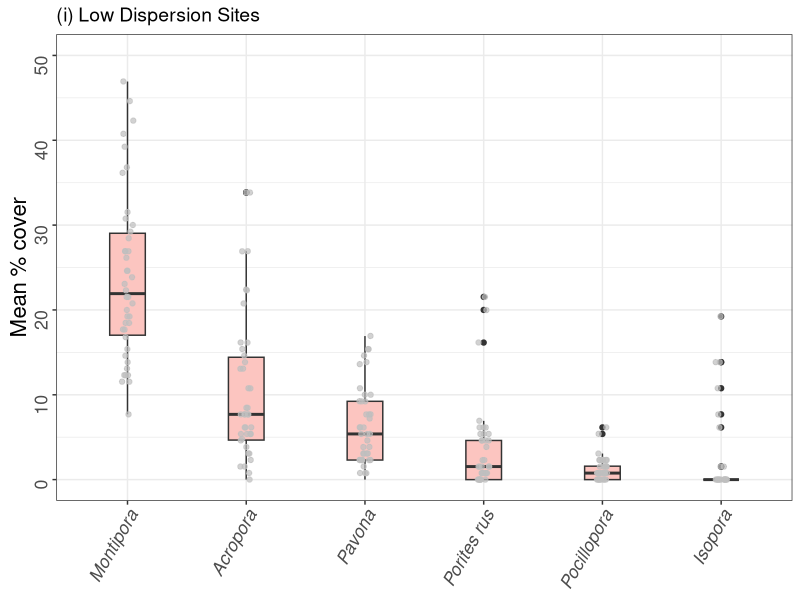
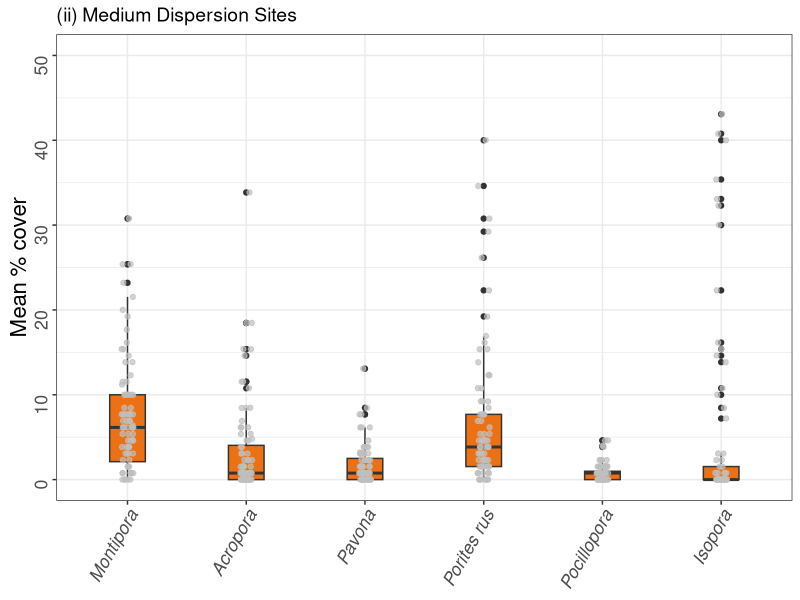
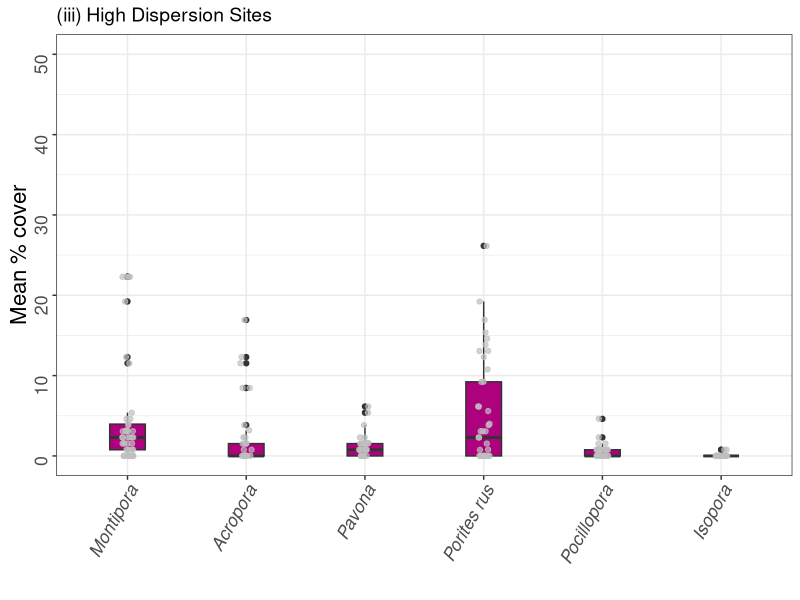
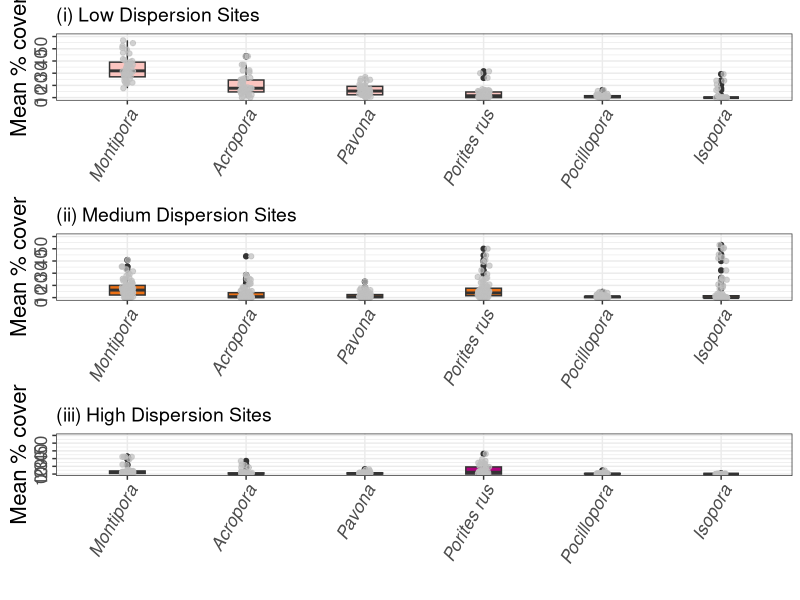
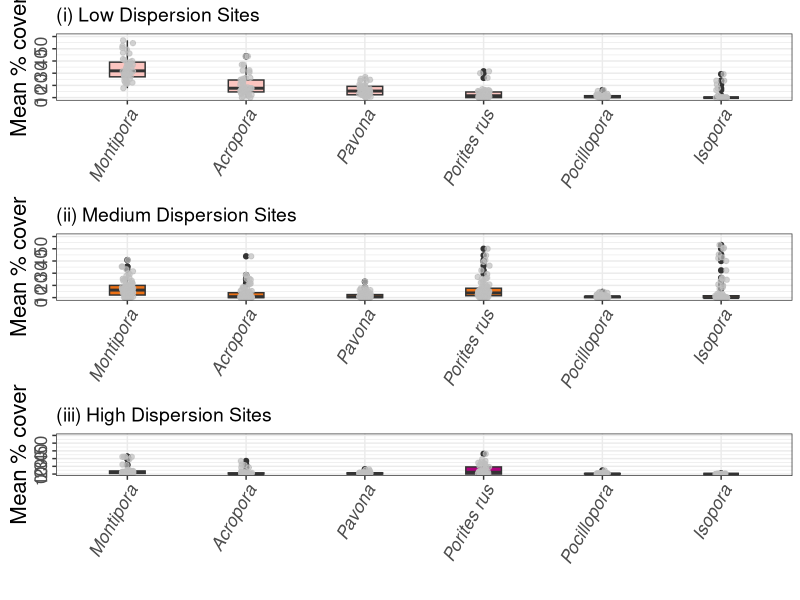
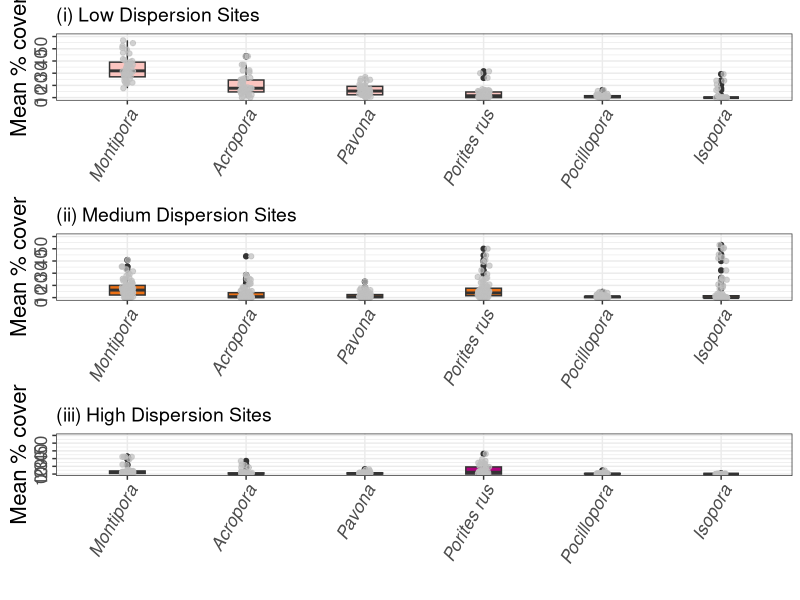
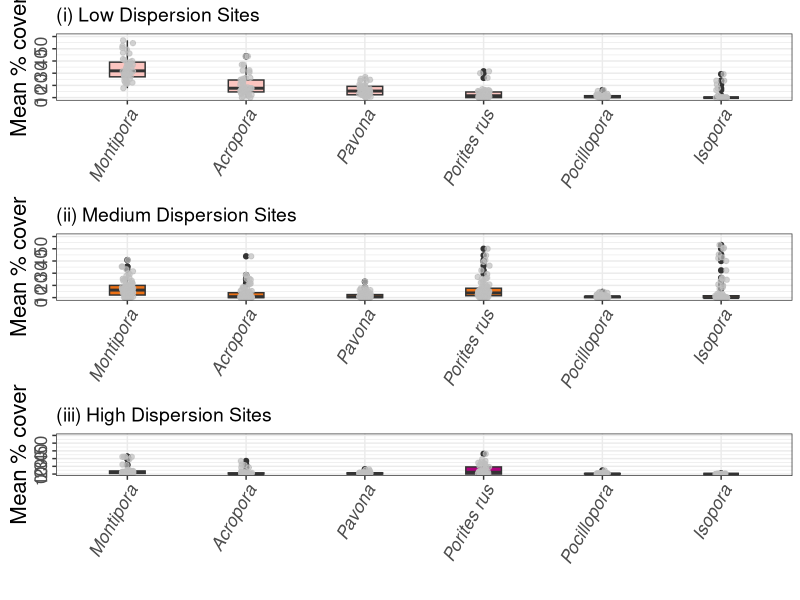
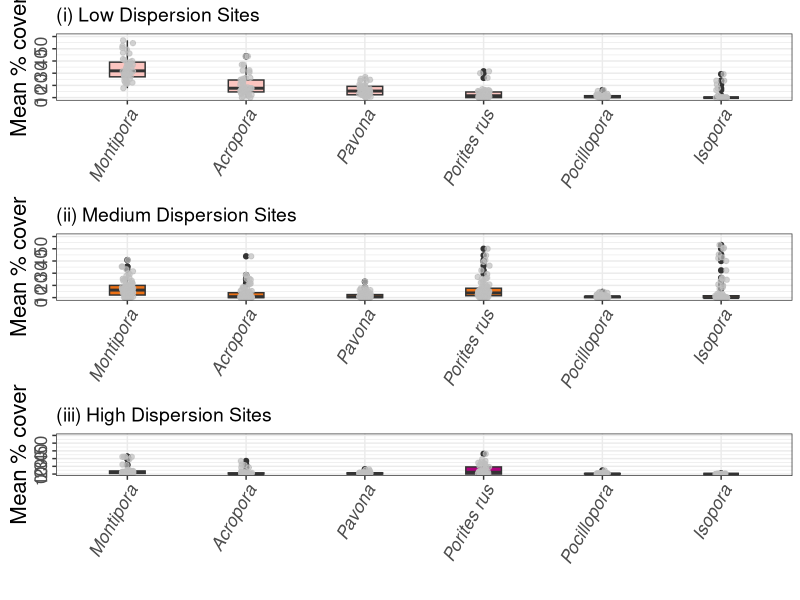

Write the R code that produced these figures, in order.
## 4. Graphics
## e) Visualisation of dispersion results - CORAL GENERA
## Description: Boxplots for dispersion cateogires for kwy coral genera
## Alice Lawrence | alice.lawrence@bangor.ac.uk
## 2nd July 2024 (edited 6th Jan 2025)


## load libraries ------------------------------------------
install.packages("tidyverse")   
install.packages("gridExtra")   
install.packages("forcats")      
install.packages("terra")       
install.packages("ggpubr")
install.packages("ggtext")      # add italicised text into plots


library(tidyverse) 
library(gridExtra)  
library(forcats)
library(terra)    
library(ggpubr)
library(ggtext)



#import data
# coral genera
coral_trans <- read.csv("data_output/benthic_transects_mean_coral.csv")

# remove  X column
coral_trans <- select(coral_trans, c(-X))

# split site_transect column into 2 new ones
coral_trans <- coral_trans %>% 
  tidyr::separate(site_transect, c("sitename", "transect"), sep = "_", remove = FALSE) 

# dispersion
disp_cat <- read.csv("data_output/dispersion_major_site.csv")

# remove  X column
disp_cat <- select(disp_cat, c(-X))



# merge dataframes
coral_trans_disp <- merge(disp_cat, coral_trans, by = 'sitename', all.x=TRUE)


# remove unwanted columns
coral_trans_disp <- select(coral_trans_disp, -c(2, 3, 4,7)) 


# convert to factors: sitename, rank, dispersion
coral_site_trans <- 
  coral_trans_disp %>% 
  mutate(across (c(sitename, site_transect, dispersion) , as.factor))

str(coral_site_trans)
levels(coral_site_trans$sitename)
levels(coral_site_trans$dispersion)


# reorder levels in dispersion category factor #
coral_site_trans$dispersion <- factor(coral_site_trans$dispersion,
                                      levels = c('Low', 'Med', 'High'),
                                      labels = c('Low', 'Med', 'High'))

levels(coral_site_trans$dispersion)
unique(coral_site_trans$dispersion)

# summary plots - reorder x axis to L - M - H
level_orderX <- c("Low", "Med", "High")


# save to file
write.csv(file = "data_output/coral_site_trans.csv", coral_site_trans)



## Figure 6B SUMMARY BOXPLOTS Coral ALTERNATIVE Dec 2024 ----
# MEAN coral genera per dispersion category
coral_trans_disp_values <- group_by(coral_trans_disp, dispersion)

coral_trans_disp_mean <- summarise_all(coral_trans_disp_values, mean)

coral_trans_disp_mean <- select(coral_trans_disp_mean, -c(2,3,4))

write.csv(file = "data_output/coral_trans_disp_mean.csv", coral_trans_disp_mean)


# same for se
# create function to calculate Standard Error SE
std.error<-function(x){
  sqrt(var(x)/length(x))
}

coral_trans_disp_se <- summarise_all(coral_trans_disp_values, std.error)

coral_trans_disp_se <- select(coral_trans_disp_se, -c(2,3,4))

write.csv(file = "data_output/coral_trans_disp_se.csv", coral_trans_disp_se)


# create new column for all ACROPORA - 'ACROTBL', 'ACROP', 'ACROPARB', 'ACROTBL'
coral_wide <- coral_trans_disp %>% 
  mutate(ACROPORA = c(ACROTBL + ACROP + ACROPARB + ACROTBL))

# select columns 
coral_wide <- select(coral_wide, c(sitename, site_transect, dispersion, MONTI, ACROPORA, PAV, POC, ISOP, PORRUS)) 

# rename columns
coral_wide <- coral_wide %>%
  dplyr::rename(Montipora = MONTI, Acropora = ACROPORA, Isopora = ISOP, Porites_rus = PORRUS, Pocillopora = POC, Pavona = PAV)


# convert from wide format to long format - use pivot_longer
#library(tidyr)
coral_long <- coral_wide %>% 
  pivot_longer(
    cols = c('Montipora', 'Acropora', 'Pavona', 'Pocillopora', 'Isopora', 'Porites_rus'),
    names_to = "coral_genera",
    values_to = "cover"
  )


# reorder x axis to MONTI, ACROPORA, PAV, PORRUS, POC, ISOP
level_order_coral <- c("Montipora", "Acropora", "Pavona", "Porites_rus", "Pocillopora", "Isopora")


# reorder levels in coral genera
coral_long$coral_genera <- factor(coral_long$coral_genera,
                                      levels = c('Montipora', 'Acropora', 'Pavona', 'Porites_rus', 'Pocillopora', 'Isopora'),
                                      labels = c('Montipora', 'Acropora', 'Pavona', 'Porites rus', 'Pocillopora', 'Isopora'))

levels(coral_long$coral_genera)
unique(coral_long$coral_genera)


## LOW ----
# need to select LOW dispersion sites only
low_coral <- coral_long %>%
  filter(dispersion == "Low")

str(low_coral)


# Benthic CORAL summary plot
(low_coral_plot <- ggplot(low_coral, aes(x = coral_genera,
                                         y = cover,
                                         # fill = dispersion,
                                         width = 0.4)) +                                    
   geom_boxplot(width = 0.3, fill = "#fcc5c0") +
   geom_jitter(width = 0.05, colour = "grey", alpha = 0.7)+
   ylim(0, 50) +
   labs(x = NULL, 
        y = "Mean % cover",
        #title = "Calcifying substrates",
        subtitle = "(i) Low Dispersion Sites") +
   theme_bw() +
   theme(plot.title = element_text(size = 14, hjust = 0.5), 
         plot.subtitle = element_text(size = 14, hjust = 0),
         text=element_text(family="sans", size=16), 
         axis.text.x = element_text(
           angle = 60, 
           face = "italic",
           vjust = 1, 
           hjust = 1),
         axis.text.y = element_text(angle = 90, vjust = 0.5, hjust = 1),
         axis.title.y = element_text(angle = 90, vjust = 0.5, hjust = 0.5),
         legend.position = "none")
 
)


## MED ----
# need to select MED dispersion sites only
med_coral <- coral_long %>%
  filter(dispersion == "Med")

str(med_coral)

# Benthic Major summary plot
(med_coral_plot <- ggplot(med_coral, aes(x = coral_genera,
                                         y = cover,
                                         # fill = dispersion,
                                         width = 0.4)) +                                    
    geom_boxplot(width = 0.3, fill = "#ec7014") +
    geom_jitter(width = 0.05, colour = "grey", alpha = 0.7)+
    ylim(0, 50) +
    labs(x = NULL, 
         y = "Mean % cover",
         #title = "Calcifying substrates",
         subtitle = "(ii) Medium Dispersion Sites") +
    theme_bw() +
    theme(plot.title = element_text(size = 14, hjust = 0.5), 
          plot.subtitle = element_text(size = 14, hjust = 0),
          text=element_text(family="sans", size=16), 
          axis.text.x = element_text(angle = 60, face = "italic", vjust = 1, hjust = 1),
          axis.text.y = element_text(angle = 90, vjust = 0.5, hjust = 1),
          axis.title.y = element_text(angle = 90, vjust = 0.5, hjust = 0.5),
          legend.position = "none")
  
)



## HIGH ----
# need to select HIGH dispersion sites only
high_coral <- coral_long %>%
  filter(dispersion == "High")

str(high_coral)


# Benthic Major summary plot
(high_coral_plot <- ggplot(high_coral, aes(x = coral_genera,
                                           y = cover,
                                           # fill = dispersion,
                                           width = 0.4)) +                                    
    geom_boxplot(width = 0.3, fill = "#ae017e") +
    geom_jitter(width = 0.05, colour = "grey", alpha = 0.7)+
    ylim(0, 50) +
    labs(x = "", 
         y = "Mean % cover",
         #title = "Calcifying substrates",
         subtitle = "(iii) High Dispersion Sites") +
    theme_bw() +
    theme(plot.title = element_text(size = 14, hjust = 0.5), 
          plot.subtitle = element_text(size = 14, hjust = 0),
          text=element_text(family="sans", size=16), 
          axis.text.x = element_text(angle = 60,  face = "italic", vjust = 1, hjust = 1),
          axis.text.y = element_text(angle = 90, vjust = 0.5, hjust = 1),
          axis.title.y = element_text(angle = 90, vjust = 0.5, hjust = 0.5),
          legend.position = "none")
  
)


#### ggarrange - summary - MAJOR - ALTERNATIVE ####

ggarrange(low_coral_plot, med_coral_plot, high_coral_plot, 
          ncol=1, nrow=3, 
          common.legend = TRUE, 
          legend="none")

ggsave("graphs/Figure6_alternative.pdf", width = 5, height = 14, dpi = 200)
ggsave("graphs/Figure6_alternative.tiff", width = 5, height = 14, dpi = 200)

ggsave("graphs/Fig 6_alt.pdf", width = 3, height = 10, dpi = 200)
ggsave("graphs/Fig 6_alt.tiff", width = 3, height = 10, dpi = 200)
